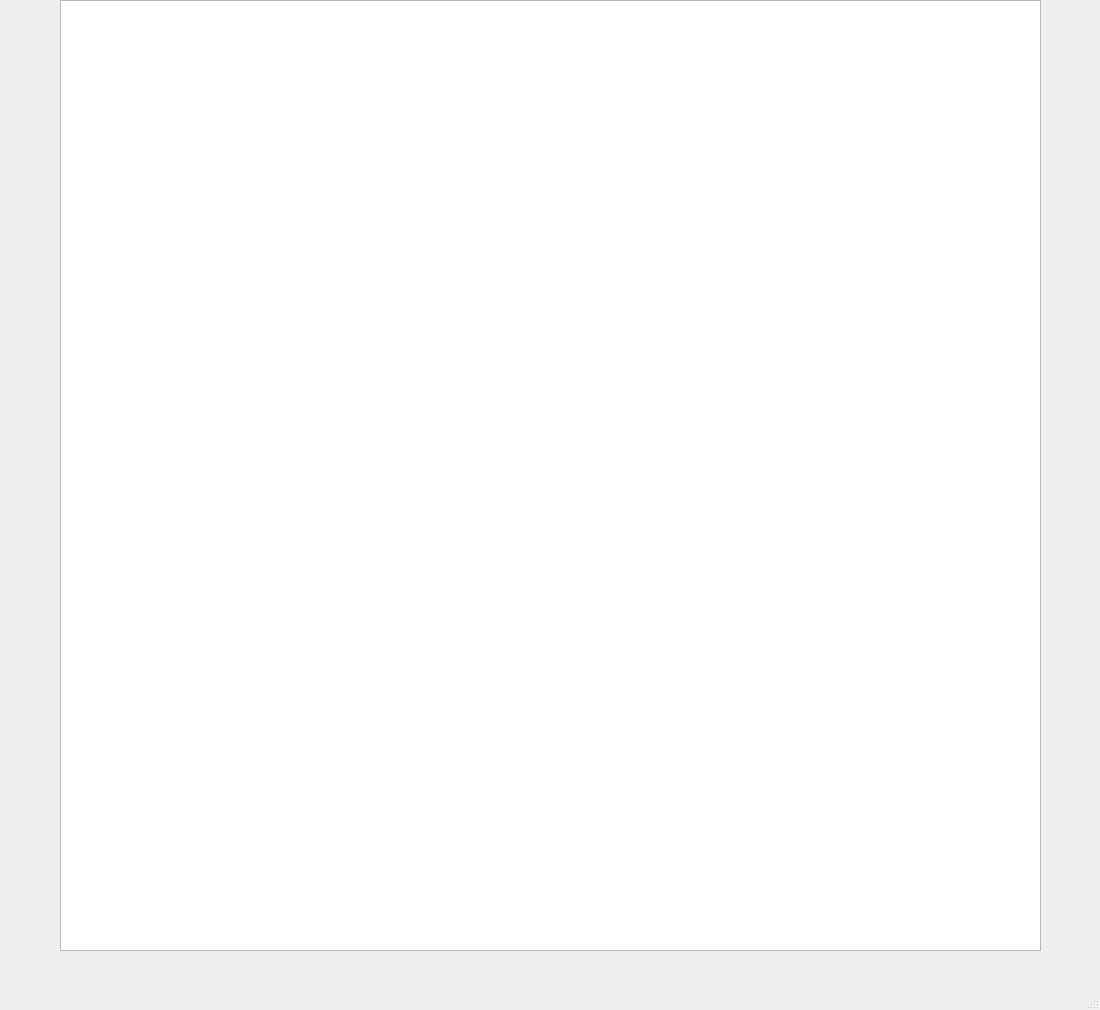
<?xml version="1.0" encoding="UTF-8"?>
<ui version="4.0">
 <class>MainWindow</class>
 <widget class="QMainWindow" name="MainWindow">
  <property name="geometry">
   <rect>
    <x>0</x>
    <y>0</y>
    <width>1100</width>
    <height>1010</height>
   </rect>
  </property>
  <property name="windowTitle">
   <string>MainWindow</string>
  </property>
  <widget class="QWidget" name="centralwidget">
   <widget class="QGraphicsView" name="graphicsView">
    <property name="geometry">
     <rect>
      <x>60</x>
      <y>0</y>
      <width>981</width>
      <height>951</height>
     </rect>
    </property>
   </widget>
  </widget>
  <widget class="QMenuBar" name="menubar">
   <property name="geometry">
    <rect>
     <x>0</x>
     <y>0</y>
     <width>1100</width>
     <height>21</height>
    </rect>
   </property>
  </widget>
  <widget class="QStatusBar" name="statusbar"/>
 </widget>
 <resources/>
 <connections/>
</ui>
